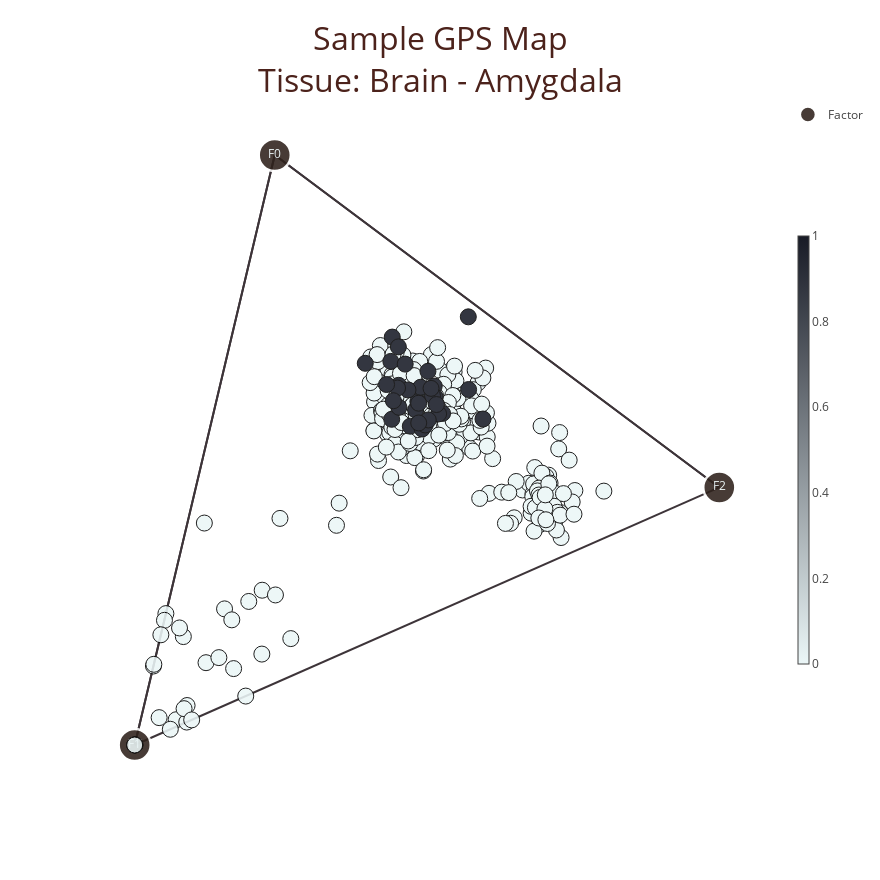
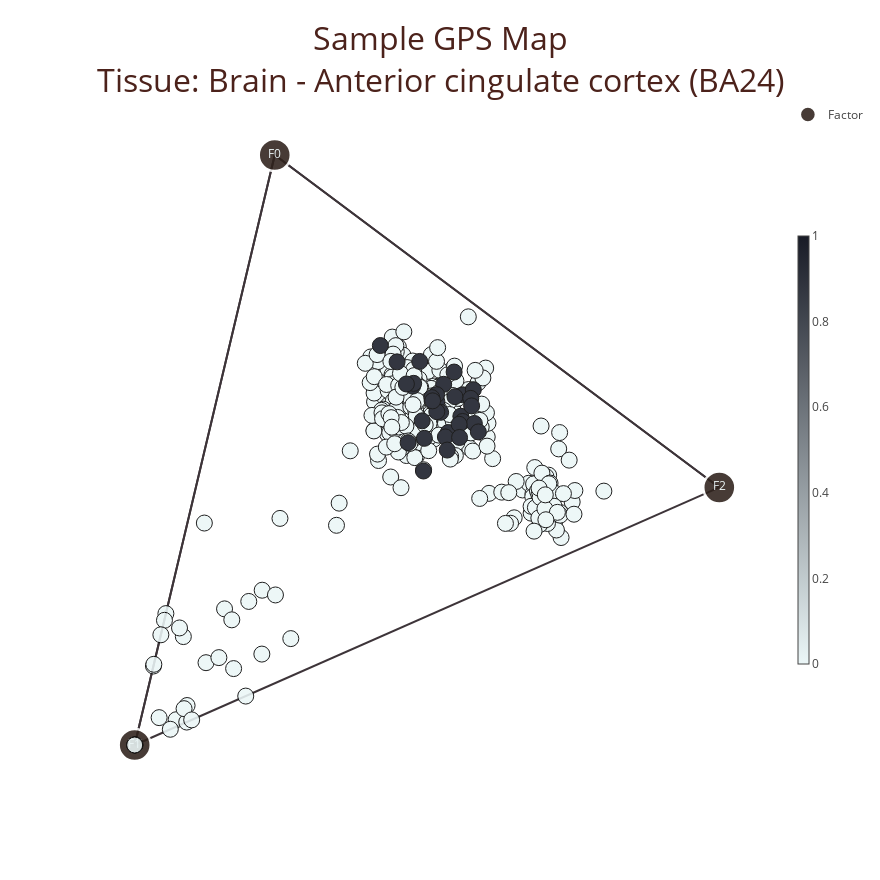
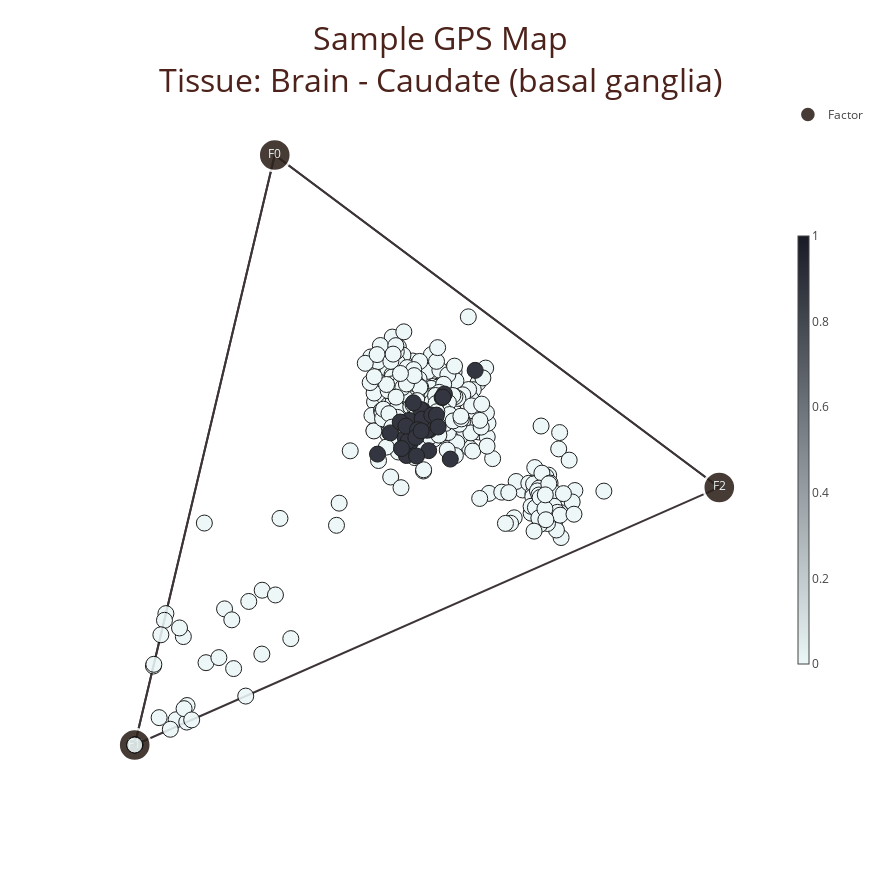
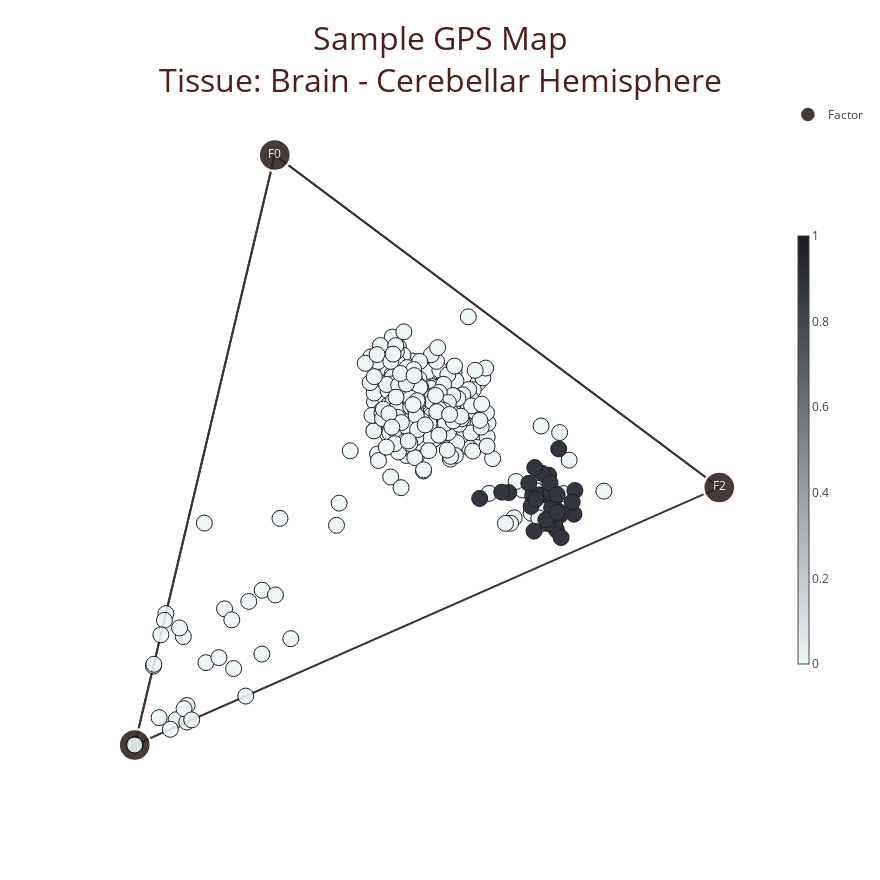

The cell these charts' notebook holds for them, in order:
### Code cell
for element_type, w_or_h, elements, element_labels, data_dicts in (
    ("feature", "w", gps_map.w_elements, gps_map.w_element_labels, feature_data),
    ("sample", "h", gps_map.h_elements, gps_map.h_element_labels, sample_data),
):

    for data_name, data_dict in data_dicts.items():

        if "indices" not in data_dict:

            continue

        df = data_dict["df"]

        if data_dict["indices"] == "all":

            indices = df.index

        else:

            indices = data_dict["indices"]

        for index, element_value in df.loc[indices, df.columns & elements].iterrows():

            if element_value.isna().all():

                continue

            if data_dict["type"] == "binary" and (element_value == 0).all():

                continue

            if data_dict["type"] == "categorical":

                colorscale = ccal.make_colorscale(
                    n_category=element_value.dropna().unique().size, plot=False
                )

            else:

                colorscale = None

            title = "{} GPS Map<br>{}: {}".format(
                SETTING["{}_alias".format(element_type)], data_name, index
            )

            file_name = ccal.make_file_name_from_str(
                "{}_{}.html".format(data_name, index)
            )

            if element_labels is None:

                gps_map_directory_path = PATH["{}|gps_map/".format(w_or_h)]

            else:

                gps_map_directory_path = PATH["{}|hcc|gps_map/".format(w_or_h)]

            html_file_path = "{}/{}".format(gps_map_directory_path, file_name)

            if SETTING["plotly_directory_path"] is None or element_labels is None:

                plotly_html_file_path = None

            else:

                plotly_html_file_path = "{}/{}".format(
                    PATH["plotly|{}_gps_map/".format(w_or_h)], file_name
                )

            gps_map.plot_gps_map(
                w_or_h,
                annotation_x_element=element_value.to_frame().T,
                annotation_std_maxs=(SETTING["plot_std"],),
                annotation_types=(data_dict["type"],),
                annotation_colorscale=colorscale,
                element_marker_size=SETTING[
                    "gps_map_{}_element_marker_size".format(w_or_h)
                ],
                title=title,
                html_file_path=html_file_path,
                plotly_html_file_path=plotly_html_file_path,
            )

            if element_labels is None:

                continue

            label_element_value = element_value.groupby(by=element_labels)

            names = tuple(
                "{} Cluster {}".format(SETTING["{}_alias".format(element_type)], label)
                for label in label_element_value.groups.keys()
            )

            html_file_path = "{}/{}".format(
                PATH["{}|hcc|comparison/".format(w_or_h)], file_name
            )

            xaxis_title = "{} Cluster".format(SETTING["{}_alias".format(element_type)])

            if data_dict["type"] in ("continuous", "categorical"):

                ccal.plot_violin_or_box(
                    (element_value_ for label, element_value_ in label_element_value),
                    names=names,
                    violin_or_box="box",
                    title=title,
                    xaxis_title=xaxis_title,
                    yaxis_title="Value",
                    html_file_path=html_file_path,
                )

            elif data_dict["type"] == "binary":

                ccal.plot_bar(
                    ((name,) for name in names),
                    (
                        (label_density,)
                        for label_density in label_element_value.sum()
                        / label_element_value.size()
                    ),
                    names=names,
                    title=title,
                    xaxis_title=xaxis_title,
                    yaxis_title="Density",
                    html_file_path=html_file_path,
                )

### Figure 1 — Plotly figure (JSON) as saved in the notebook; plotly's stock layout.template omitted (floating-point values rounded to 4 significant figures; data arrays with more than 128 entries replaced by an {"elided": "..."} marker saying what was removed)
{"data": [{"legendgroup": "Factor", "line": {"color": "#23191e"}, "mode": "lines", "name": "Simplex", "opacity": 0.88, "showlegend": false, "type": "scatter", "uid": "eb6d981f-cf91-4f36-9946-377f79c868aa", "x": [1, 0.2396, 0, null, 0.2396, 0, null, 1, 0, null, 1, 0.2396, null], "y": [0.4365, 1, 0, null, 1, 0, null, 0.4365, 0, null, 0.4365, 1, null]}, {"hoverinfo": "text", "legendgroup": "Factor", "marker": {"color": "#2e211b", "line": {"color": "#ffffff", "width": 2.4}, "size": 32}, "mode": "markers+text", "name": "Factor", "opacity": 0.88, "text": ["F0", "F1", "F2"], "textfont": {"color": "#ebf6f7", "size": 12}, "textposition": "middle center", "type": "scatter", "uid": "23742e00-9dc9-4c5f-a9a3-5cbe1cf65dc0", "x": [0.2396, 0, 1], "y": [1, 0, 0.4365]}, {"hoverinfo": "text", "marker": {"cmax": 1, "cmin": 0, "color": {"elided": "384 int values"}, "colorbar": {"len": 0.64, "thickness": 11}, "colorscale": [[0, "#ebf6f7"], [1, "#181b26"]], "line": {"color": "#000000", "width": 1}, "showscale": true, "size": 16}, "mode": "markers", "name": "Sample", "opacity": 0.88, "showlegend": false, "text": {"elided": "384 str values"}, "type": "scatter", "uid": "635e1e39-28ae-4bf5-9663-5f46bdeb8b36", "x": {"elided": "384 float values"}, "y": {"elided": "384 float values"}}], "layout": {"height": 880, "hovermode": "closest", "title": {"font": {"color": "#4c221b", "size": 32}, "text": "Sample GPS Map<br>Tissue: Brain - Amygdala"}, "width": 880, "xaxis": {"showgrid": false, "showticklabels": false, "ticks": "", "zeroline": false}, "yaxis": {"showgrid": false, "showticklabels": false, "ticks": "", "zeroline": false}}}

### Figure 2 — Plotly figure (JSON) as saved in the notebook; plotly's stock layout.template omitted (floating-point values rounded to 4 significant figures; data arrays with more than 128 entries replaced by an {"elided": "..."} marker saying what was removed)
{"data": [{"legendgroup": "Factor", "line": {"color": "#23191e"}, "mode": "lines", "name": "Simplex", "opacity": 0.88, "showlegend": false, "type": "scatter", "uid": "24764cf3-e37b-40cb-b703-71911f21bf5e", "x": [1, 0.2396, 0, null, 0.2396, 0, null, 1, 0, null, 1, 0.2396, null], "y": [0.4365, 1, 0, null, 1, 0, null, 0.4365, 0, null, 0.4365, 1, null]}, {"hoverinfo": "text", "legendgroup": "Factor", "marker": {"color": "#2e211b", "line": {"color": "#ffffff", "width": 2.4}, "size": 32}, "mode": "markers+text", "name": "Factor", "opacity": 0.88, "text": ["F0", "F1", "F2"], "textfont": {"color": "#ebf6f7", "size": 12}, "textposition": "middle center", "type": "scatter", "uid": "8d4e59ff-9cfc-4885-9a91-4ab1686b88d3", "x": [0.2396, 0, 1], "y": [1, 0, 0.4365]}, {"hoverinfo": "text", "marker": {"cmax": 1, "cmin": 0, "color": {"elided": "384 int values"}, "colorbar": {"len": 0.64, "thickness": 11}, "colorscale": [[0, "#ebf6f7"], [1, "#181b26"]], "line": {"color": "#000000", "width": 1}, "showscale": true, "size": 16}, "mode": "markers", "name": "Sample", "opacity": 0.88, "showlegend": false, "text": {"elided": "384 str values"}, "type": "scatter", "uid": "22262588-f6b9-406c-92df-2249846c13ad", "x": {"elided": "384 float values"}, "y": {"elided": "384 float values"}}], "layout": {"height": 880, "hovermode": "closest", "title": {"font": {"color": "#4c221b", "size": 32}, "text": "Sample GPS Map<br>Tissue: Brain - Anterior cingulate cortex (BA24)"}, "width": 880, "xaxis": {"showgrid": false, "showticklabels": false, "ticks": "", "zeroline": false}, "yaxis": {"showgrid": false, "showticklabels": false, "ticks": "", "zeroline": false}}}

### Figure 3 — Plotly figure (JSON) as saved in the notebook; plotly's stock layout.template omitted (floating-point values rounded to 4 significant figures; data arrays with more than 128 entries replaced by an {"elided": "..."} marker saying what was removed)
{"data": [{"legendgroup": "Factor", "line": {"color": "#23191e"}, "mode": "lines", "name": "Simplex", "opacity": 0.88, "showlegend": false, "type": "scatter", "uid": "172e9377-c755-4ed9-a530-c023cac75fda", "x": [1, 0.2396, 0, null, 0.2396, 0, null, 1, 0, null, 1, 0.2396, null], "y": [0.4365, 1, 0, null, 1, 0, null, 0.4365, 0, null, 0.4365, 1, null]}, {"hoverinfo": "text", "legendgroup": "Factor", "marker": {"color": "#2e211b", "line": {"color": "#ffffff", "width": 2.4}, "size": 32}, "mode": "markers+text", "name": "Factor", "opacity": 0.88, "text": ["F0", "F1", "F2"], "textfont": {"color": "#ebf6f7", "size": 12}, "textposition": "middle center", "type": "scatter", "uid": "b6c8a93d-c9dc-4f52-9777-30df47c1683c", "x": [0.2396, 0, 1], "y": [1, 0, 0.4365]}, {"hoverinfo": "text", "marker": {"cmax": 1, "cmin": 0, "color": {"elided": "384 int values"}, "colorbar": {"len": 0.64, "thickness": 11}, "colorscale": [[0, "#ebf6f7"], [1, "#181b26"]], "line": {"color": "#000000", "width": 1}, "showscale": true, "size": 16}, "mode": "markers", "name": "Sample", "opacity": 0.88, "showlegend": false, "text": {"elided": "384 str values"}, "type": "scatter", "uid": "d95cd5bd-deee-4ce8-8ae4-c45ff440934b", "x": {"elided": "384 float values"}, "y": {"elided": "384 float values"}}], "layout": {"height": 880, "hovermode": "closest", "title": {"font": {"color": "#4c221b", "size": 32}, "text": "Sample GPS Map<br>Tissue: Brain - Caudate (basal ganglia)"}, "width": 880, "xaxis": {"showgrid": false, "showticklabels": false, "ticks": "", "zeroline": false}, "yaxis": {"showgrid": false, "showticklabels": false, "ticks": "", "zeroline": false}}}

### Figure 4 — Plotly figure (JSON) as saved in the notebook; plotly's stock layout.template omitted (floating-point values rounded to 4 significant figures; data arrays with more than 128 entries replaced by an {"elided": "..."} marker saying what was removed)
{"data": [{"legendgroup": "Factor", "line": {"color": "#23191e"}, "mode": "lines", "name": "Simplex", "opacity": 0.88, "showlegend": false, "type": "scatter", "uid": "e6ff6d4c-1c58-4c0c-8189-e28b65137a8a", "x": [1, 0.2396, 0, null, 0.2396, 0, null, 1, 0, null, 1, 0.2396, null], "y": [0.4365, 1, 0, null, 1, 0, null, 0.4365, 0, null, 0.4365, 1, null]}, {"hoverinfo": "text", "legendgroup": "Factor", "marker": {"color": "#2e211b", "line": {"color": "#ffffff", "width": 2.4}, "size": 32}, "mode": "markers+text", "name": "Factor", "opacity": 0.88, "text": ["F0", "F1", "F2"], "textfont": {"color": "#ebf6f7", "size": 12}, "textposition": "middle center", "type": "scatter", "uid": "fba807aa-20fb-451b-ae84-d2603831caea", "x": [0.2396, 0, 1], "y": [1, 0, 0.4365]}, {"hoverinfo": "text", "marker": {"cmax": 1, "cmin": 0, "color": {"elided": "384 int values"}, "colorbar": {"len": 0.64, "thickness": 11}, "colorscale": [[0, "#ebf6f7"], [1, "#181b26"]], "line": {"color": "#000000", "width": 1}, "showscale": true, "size": 16}, "mode": "markers", "name": "Sample", "opacity": 0.88, "showlegend": false, "text": {"elided": "384 str values"}, "type": "scatter", "uid": "831c2f6e-c3c6-4e98-8170-aeee8316880e", "x": {"elided": "384 float values"}, "y": {"elided": "384 float values"}}], "layout": {"height": 880, "hovermode": "closest", "title": {"font": {"color": "#4c221b", "size": 32}, "text": "Sample GPS Map<br>Tissue: Brain - Cerebellar Hemisphere"}, "width": 880, "xaxis": {"showgrid": false, "showticklabels": false, "ticks": "", "zeroline": false}, "yaxis": {"showgrid": false, "showticklabels": false, "ticks": "", "zeroline": false}}}
